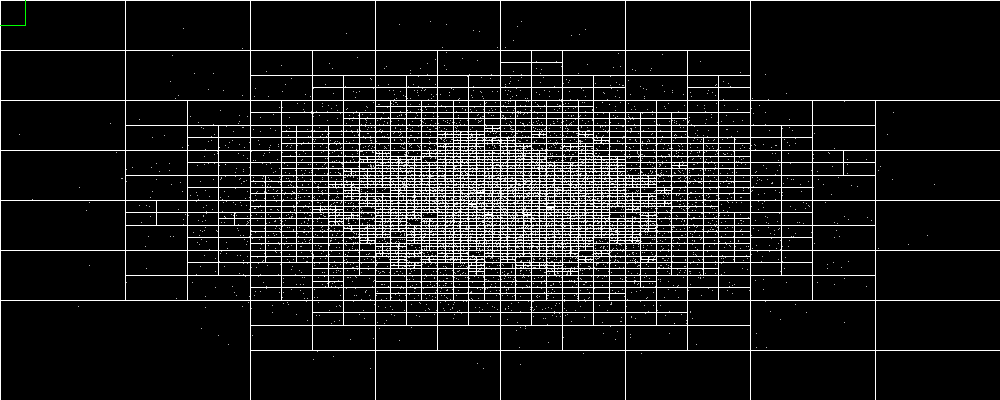
Frame 1 (no input)
Frame 60 (the mouse pressed at the canvas centre just before this capture): identical to frame 1, image omitted
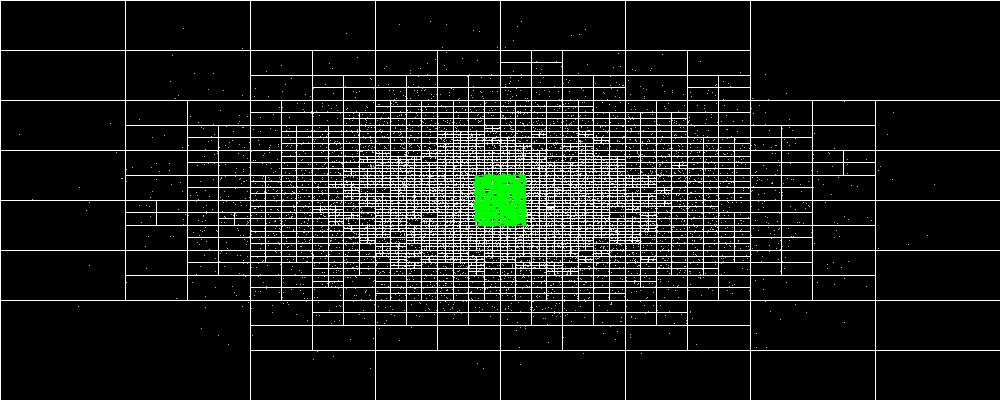
Frame 120 (the mouse held since frame 60 and released just before this capture)

The Processing sketch that drew these frames (run headless with seeded random() and noise(); from frame 60 on, the mouse is pressed at the canvas centre):

// Processing sketch: QuadTree_Collision
// ── QuadTree_Collision.pde
// Daniel Shiffman, modified and improved by Volfegan
// http://codingtra.in
// http://patreon.com/codingtrain
//Videos
//Part 1:
//https://www.youtube.com/watch?v=OJxEcs0w_kE
//Part 2: 
//https://www.youtube.com/watch?v=QQx_NmCIuCY
//Part 3: 
//https://www.youtube.com/watch?v=z0YFFg_nBjw


import java.util.TreeSet;

Quadtree qtree;

public void setup () {
  size(1000, 400);
  background(0);
  Rectangle boundary = new Rectangle (width/2, height/2, width/2, height/2);
  qtree = new Quadtree (boundary, 8);
  int maxPoints = 10000;
  for (int i  = 0; i < maxPoints; i++) {
    float x = (width/4) +randomGaussian(width /4, width / 8);
    float y = (height/4) + randomGaussian(height / 4, height / 8);
    Point p = new Point (x, y);
    qtree.insert(p);
  }
  Rectangle range =new Rectangle (width/2, height/2, width*2, height*2);
  TreeSet<Point> points = qtree.query(range);
  println("Query range = Canvas size = "+width+", "+height);
  println("Points created = "+maxPoints);
  println("Points found = "+points.size());
}

public void draw () {
  background(0);
  qtree.show();

  stroke(0, 255, 0);
  rectMode(CENTER);
  
  //using mouse
  Rectangle range = new Rectangle (mouseX, mouseY, 25, 25);
  //scaning all screen for qtree points
  //Rectangle range =new Rectangle (width/2, height/2, width*2, height*2);
  
  strokeWeight(1);
  rect((float)range.x, (float) range.y, (float) range.width * 2, (float)range.height * 2);
  TreeSet<Point> points = qtree.query(range);
  for (Point p : points) {
    strokeWeight(4);
    point((float)p.x, (float)p.y);
  }
}

public float randomGaussian(float min, float max) {
  return min + randomGaussian() * (max - min);
}

// ── Point.pde
// Daniel Shiffman, modified and improved by Volfegan
// http://codingtra.in
// http://patreon.com/codingtrain
//Videos
//Part 1:
//https://www.youtube.com/watch?v=OJxEcs0w_kE
//Part 2: 
//https://www.youtube.com/watch?v=QQx_NmCIuCY
//Part 3: 
//https://www.youtube.com/watch?v=z0YFFg_nBjw


class Point implements Comparable<Point>  {
  double x;
  double y;
  Object data; //data extract from Node point object

  public Point (double x, double y) {
    this.x = x;
    this.y = y;
    this.data = null;
  }

  public Point (double x, double y, Object p) {
    this.x = x;
    this.y = y;
    this.data = p;
  }

  public double getX() {
    return this.x;
  }
  
  public double getY() {
    return this.y;
  }
  
  public Object getData() {
    return this.data;
  }
  
  public boolean equals(Point p) {
    if (this.x == p.x && this.y == p.y)
      return true;
    else
      return false;
  }
  
  public int compareTo(Point p) {
    if (this.x * width + this.y > p.x * width + p.y) {
      return 1;
    }
    if (this.x * width + this.y < p.x * width + p.y) {
      return -1;
    }
    return 0;
  }
}

// ── Quadtree.pde
// Daniel Shiffman, modified and improved by Volfegan
// http://codingtra.in
// http://patreon.com/codingtrain
//Videos
//Part 1:
//https://www.youtube.com/watch?v=OJxEcs0w_kE
//Part 2: 
//https://www.youtube.com/watch?v=QQx_NmCIuCY
//Part 3: 
//https://www.youtube.com/watch?v=z0YFFg_nBjw


import java.util.TreeSet;

class Quadtree {
  Rectangle boundary;
  int capacity; // max no. of points
  TreeSet<Point> points ;
  boolean divide = false;
  Quadtree northeast; 
  Quadtree northwest;
  Quadtree southeast;
  Quadtree southwest;

  public Quadtree(Rectangle rect, int cap) {
    this.boundary = rect;
    this.capacity = cap;
    points = new TreeSet<Point>();
  }

  public boolean contains(Point p) {
    return  p.x <= this.boundary.x+this.boundary.width &&
      p.x >= this.boundary.x-this.boundary.width &&
      p.y <= this.boundary.y+this.boundary.height &&
      p.y >= this.boundary.y-this.boundary.height ;
  }

  public boolean insert(Point p) {
    if (!this.boundary.contains(p)) return false;
    if (this.points.size() < this.capacity ) {
      this.points.add(p); 
      return true;
    } else {
      if (!this.divide) {
        subDivide();
      }
      if (this.northeast.insert(p)) {
        return true;
      } else if (this.northwest.insert(p)) {
        return true;
      } else if (this.southeast.insert(p)) {
        return true;
      } else if (this.southwest.insert(p)) {
        return true;
      } else return false;
    }
  }

  public void  subDivide() {
    double x = this.boundary.x;
    double y = this.boundary.y;
    double w = this.boundary.width;
    double h = this.boundary.height;
    this.northeast = new Quadtree(new Rectangle (x+w/2, y-h/2, w/2, h/2), capacity);
    this.northwest = new Quadtree(new Rectangle (x-w/2, y-h/2, w/2, h/2), capacity);
    this.southeast = new Quadtree(new Rectangle (x+w/2, y+h/2, w/2, h/2), capacity);
    this.southwest = new Quadtree(new Rectangle (x-w/2, y+h/2, w/2, h/2), capacity);
    this.divide = true;
  }

  public void clear() {
    this.points.clear();
  }
  
  private void query(Rectangle range, TreeSet<Point> points) {
    if (range.intersects(this.boundary)) {
      for (Point p : this.points) {
        if (range.contains(p))
          points.add(p);
      }
      if (this.divide) {
        this.northeast.query(range, points); 
        this.northwest.query(range, points); 
        this.southeast.query(range, points); 
        this.southwest.query(range, points);
      }
    }
  }

  
  public TreeSet<Point> query(Rectangle range) {
    TreeSet<Point> points = new TreeSet<Point>();
    if (range.intersects(this.boundary)) {
      for (Point p : this.points) {
        if (range.contains(p))
          points.add(p);
      }
      if (this.divide) {
        this.northeast.query(range, points); 
        this.northwest.query(range, points); 
        this.southeast.query(range, points); 
        this.southwest.query(range, points);
      }
    }
    return points;
  }

  //this method requires Processing functions
  public void show() {
    stroke(255);
    strokeWeight(1);
    noFill();
    rectMode(CENTER);
    rect ((float)this.boundary.x, (float)this.boundary.y, (float)this.boundary.width *2, (float)this.boundary.height*2);
    if (this.divide) {
      this.northeast.show();
      this.northwest.show();
      this.southeast.show();
      this.southwest.show();
    }
    //show points
    for (Point p : points) {
      strokeWeight(1);
      stroke(255);
      point((float)p.getX(), (float)p.getY());
    }
  }
}

// ── Rectangle.pde
// Daniel Shiffman, modified and improved by Volfegan
// http://codingtra.in
// http://patreon.com/codingtrain
//Videos
//Part 1:
//https://www.youtube.com/watch?v=OJxEcs0w_kE
//Part 2: 
//https://www.youtube.com/watch?v=QQx_NmCIuCY
//Part 3: 
//https://www.youtube.com/watch?v=z0YFFg_nBjw


class Rectangle {
  double x;
  double y;
  double height ; 
  double width;

  /*Creates a Rectangle with a center on x, y
   * ___
   *| . | 2x height
   * ---
   * 2x width
  */
  public Rectangle (double x, double y, double width,  double height) {
    this.x = x;
    this.y = y;
    this.width = width;
    this.height = height;
  }
  public boolean intersects(Rectangle range) {
    return !(range.x - range.width> this.x + this.width||
      range.x + range.width< this.x - this.width||
      range.y - range.height> this.y + this.height||
      range.y + range.height< this.y - this.height);
  }
  public boolean contains (Point p) {
    return  p.x <= this.x+this.width &&
      p.x >= this.x-this.width &&
      p.y <= this.y+this.height &&
      p.y >= this.y-this.height ;
  }
}
